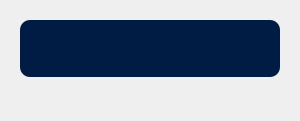
            <widget class="QWidget" name="Home">
             <property name="styleSheet">
              <string notr="true">border-radius: 10px</string>
             </property>
             <layout class="QHBoxLayout" name="horizontalLayout_146">
              <item>
               <widget class="QWidget" name="widget_116" native="true">
                <property name="sizePolicy">
                 <sizepolicy hsizetype="Preferred" vsizetype="Preferred">
                  <horstretch>0</horstretch>
                  <verstretch>0</verstretch>
                 </sizepolicy>
                </property>
                <layout class="QVBoxLayout" name="verticalLayout_107">
                 <item alignment="Qt::AlignTop">
                  <widget class="QWidget" name="widget_81" native="true">
                   <property name="styleSheet">
                    <string notr="true">background-color: rgb(0, 28, 68);
border: 20px
</string>
                   </property>
                   <layout class="QHBoxLayout" name="horizontalLayout_93">
                    <item>
                     <widget class="QLineEdit" name="Notification">
                      <property name="sizePolicy">
                       <sizepolicy hsizetype="Expanding" vsizetype="Preferred">
                        <horstretch>0</horstretch>
                        <verstretch>0</verstretch>
                       </sizepolicy>
                      </property>
                      <property name="font">
                       <font>
                        <family>Sans Serif Collection</family>
                        <pointsize>20</pointsize>
                       </font>
                      </property>
                      <property name="styleSheet">
                       <string notr="true">color: white</string>
                      </property>
                      <property name="readOnly">
                       <bool>true</bool>
                      </property>
                     </widget>
                    </item>
                   </layout>
                  </widget>
                 </item>
                 <item>
                  <widget class="QWidget" name="widget_83" native="true">
                   <property name="sizePolicy">
                    <sizepolicy hsizetype="Preferred" vsizetype="Expanding">
                     <horstretch>0</horstretch>
                     <verstretch>0</verstretch>
                    </sizepolicy>
                   </property>
                   <layout class="QVBoxLayout" name="verticalLayout_121">
                    <item>
                     <layout class="QVBoxLayout" name="layoutChart">
                      <item>
                       <widget class="QWidget" name="chart" native="true"/>
                      </item>
                     </layout>
                    </item>
                   </layout>
                  </widget>
                 </item>
                </layout>
               </widget>
              </item>
             </layout>
            </widget>
